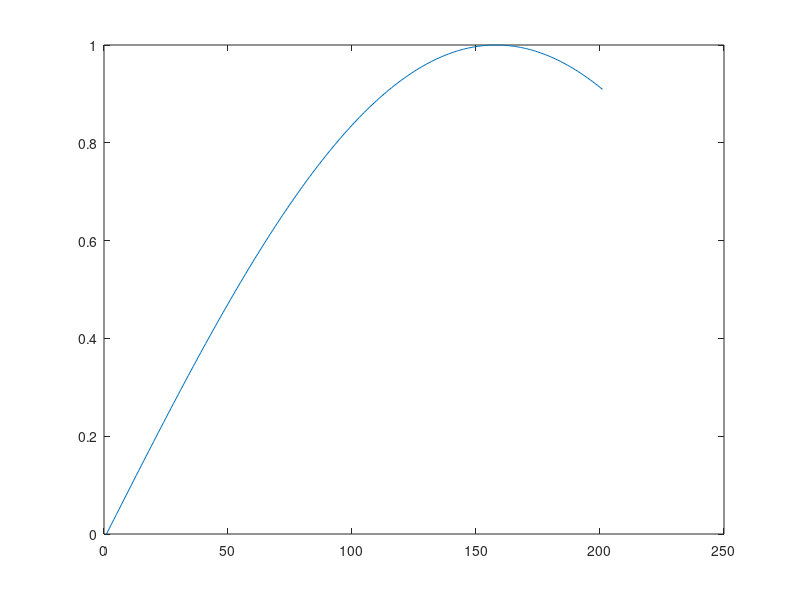
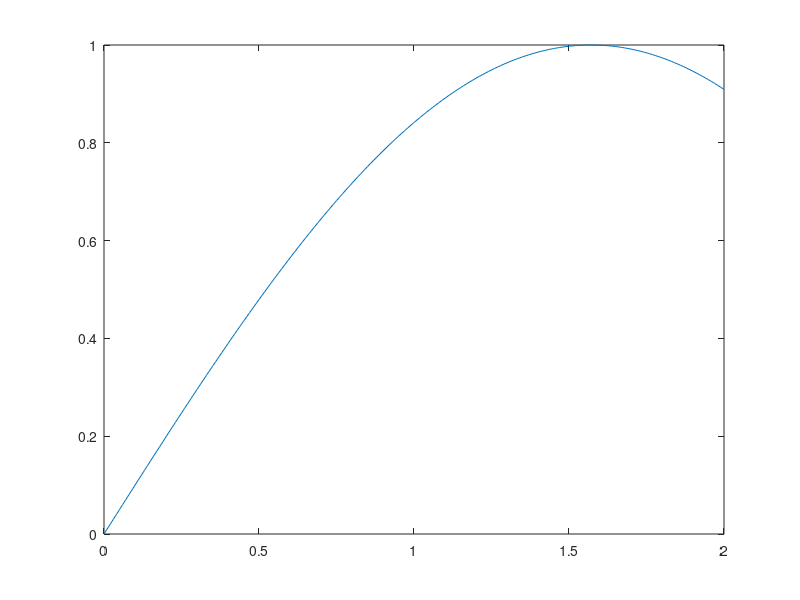

The MATLAB script that drew these images, in order:
% sandBox
% used to test random functions
% this is not the actual code
% DON'T ADD CLEAR OR CLC OR CLOSE, this way you can use existing data


t = 0:0.01:2;
y= sin(t);
figure(1);
plot(y) 
figure(2);
plot(t,y);





% numOfBaseStation = numel(clusterTour);
% numOfFinalTour = numel(finalTour);
% locationOfBase = find(finalTour == numOfBaseStation);
% if(numOfFinalTour == locationOfBase)
%     if(mod(finalTour(1), numLevels) ~= 1)
%         finalTour = fliplr(finalTour);
%     end
% else
%     if(mod(finalTour(locationOfBase + 1, numLevels) ~=1))
%         finalTour = fliplr(finalTour);
%     end
% end
% if(numOfFinalTour == locationOfBase)
%     ;
% else
%     finalTourBaseEnd = circshift(finalTour, numOfFinalTour-locationOfBase);
% end
% [edgeArray, S2, T2] = createEdgeArray(finalMatrix, numPointsInit, numBatteryLevels);
% gtspSolver(v_Cluster, v_Adj, numPointsInit, xOut, yOut)
% [sizeOfv_Adj, ~] = size(v_Adj);
% [sand1, sand2] = find(v_Adj(1, :), 1);
% newSand2 = sand2;
% array1 = [sand1];
% array2 = [newSand2];
% for i = 1:numPointsInit-2
%     oldSand2 = newSand2;
%     [~, sand2] = find(v_Adj(newSand2, newSand2:end), 1);
%     newSand2 = sand2+oldSand2-1;
%     array1(end+1) = oldSand2;
%     array2(end+1) = newSand2;
% end
% array1(end+1) = newSand2;
% array2(end+1) = 1;
% 
% cost = 0;
% numEdges = numel(array1);
% for i = 1:numEdges
%     cost = cost + v_Adj(array1(i), array2(i));
% end
% [x5, y5, nodeArrayUGV] = createUGVTour(x3, y3, S2, T2, numPointsInit, numBatteryLevels);
% G4 = digraph;
% [G4, x5, y5] = graphMakingWPoints(x5, y5, G4, nodeArrayUGV);
% [S3, T3] = makingUGVst(nodeArrayUGV);
% [G4] = createEdges(G4, S3, T3);
% figure(6);
% plot(G4, 'XData', x5, 'YData', y5)
% graphingCluster(x1, y1, numPointsInit, numBatteryLevels, S3, T3, 'yes', nodeArray);        % graphing the cluster format of the solution
% [xNew, yNew, UGVTour] = createUGVTour(x3, y3, S2, T2, numPointsInit, numBatteryLevels);
% xNew
% yNew
% index
% UGVTour
% [xNew, yNew, array] = createUAVTour(x3, y3, S2, T2)
% [vNewC, vNewA] = createBaseStation(v_Cluster, v_Adj);
% [x_reshapenew, G_finalnew, fvalnew, exitflagnew, outputnew] = call_gtsp_recursive_func(vNewC, vNewA);
% graphingCluster(x3d, y3d, z3d, numPointsInit, numBatteryLevels, S1, T1);
% pos = [0.75, 0, 0.5, (numBatteryLevels+1)];       % creates oval, but needs to be fixed
% rectangle('Position', pos, 'Curvature', [1 1])
% pos = [1.75, 0, 0.5, (numBatteryLevels+1)];
% rectangle('Position', pos, 'Curvature', [1 1])
% k = boundary(x', y');
% hold on;
% plot(x(k), y(k));